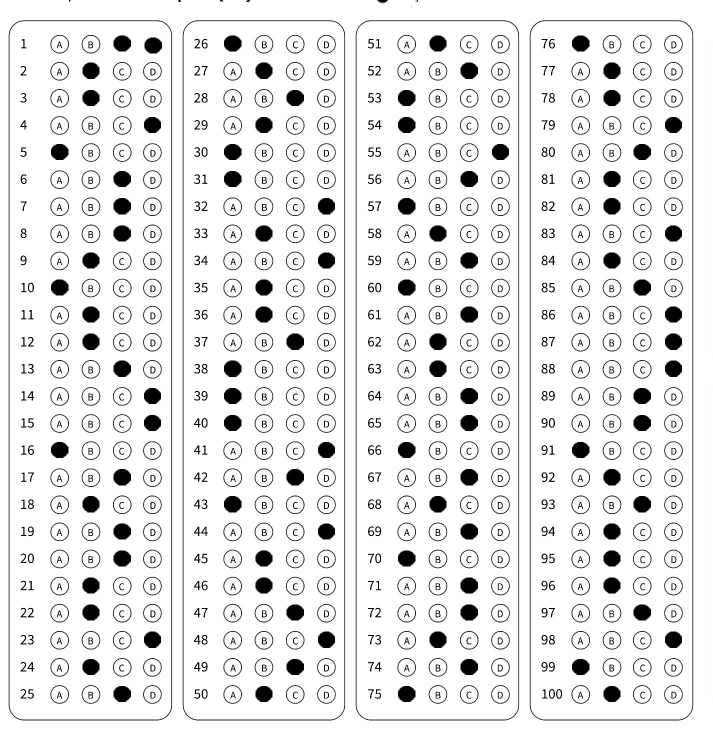
#> input picture Python OMR prototype1/test.jpg, 1426 x 1478 px, found by its file name (shown at 1/2 size)
$ python Imutils_Learning.py   (older library calls are emulated)
#> lines starting #> are read from the running program, lines starting #| are printed output that depends on the picture; after the words box and inside, x2 and y2 are one past the last pixel; in counts of white or black regions, pixels touching at a corner belong together
#imutlis learning
from scipy.spatial import distance as dist
from imutils import perspective
from imutils import contours
import numpy as np
import imutils
import cv2

def midpoint(ptA, ptB):
	return ((ptA[0] + ptB[0]) * 0.5, (ptA[1] + ptB[1]) * 0.5)

#IMAGE_PATH = r"C:\Users\pam-s\Desktop\NSHPAM\work\OMR 50k\Python OMR prototype1\measure1.jpeg"
IMAGE_PATH = r"C:\Users\pam-s\Desktop\NSHPAM\work\OMR 50k\Python OMR prototype1\test.jpg"
#IMAGE_PATH = r'C:\Users\pam-s\Desktop\NSHPAM\work\OMR 50k\Python OMR prototype1\5.png'

image = cv2.imread(IMAGE_PATH)
#> image is the input picture: shape (1478, 1426, 3); min 0, max 255, mean 231.1
image = cv2.resize(image,(700,700))
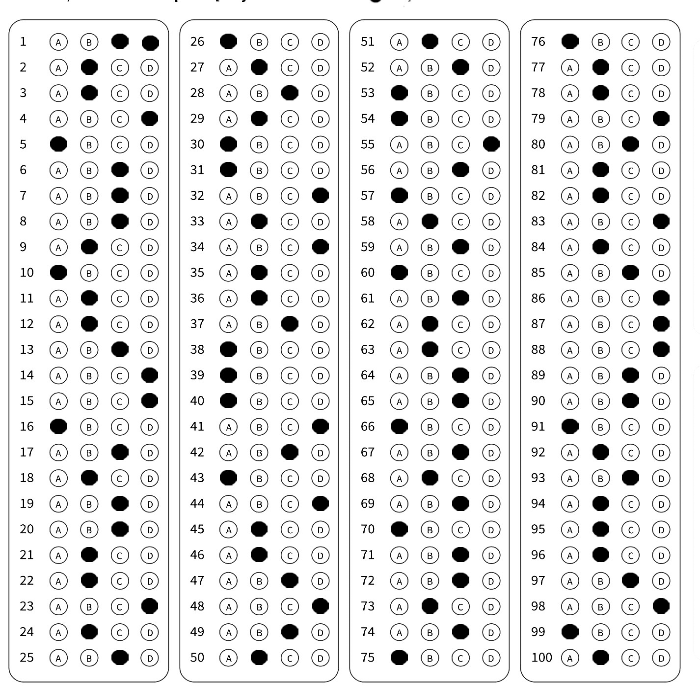
#> image: shape (700, 700, 3); min 0, max 255, mean 231
gray = cv2.cvtColor(image, cv2.COLOR_BGR2GRAY)
gray = cv2.GaussianBlur(gray, (7, 7), 0)
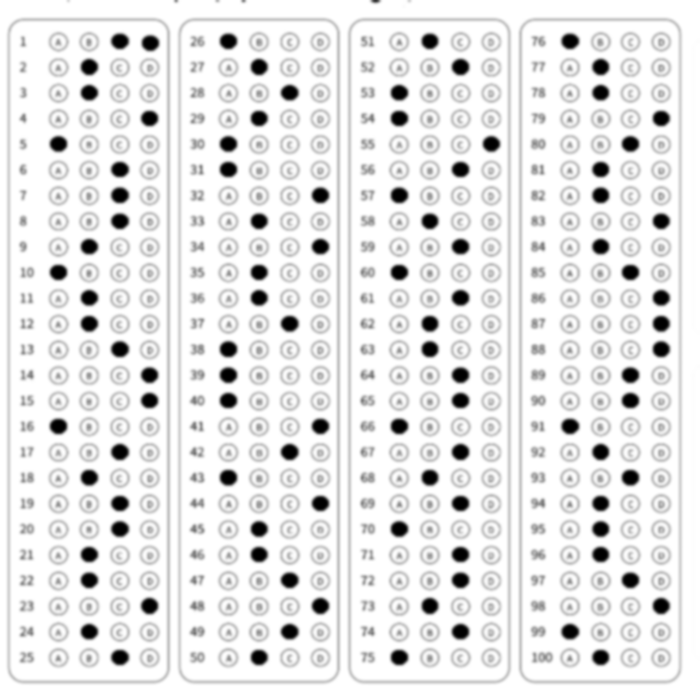
#> gray: shape (700, 700); min 0, max 255, mean 231

edged = cv2.Canny(gray, 50, 100)
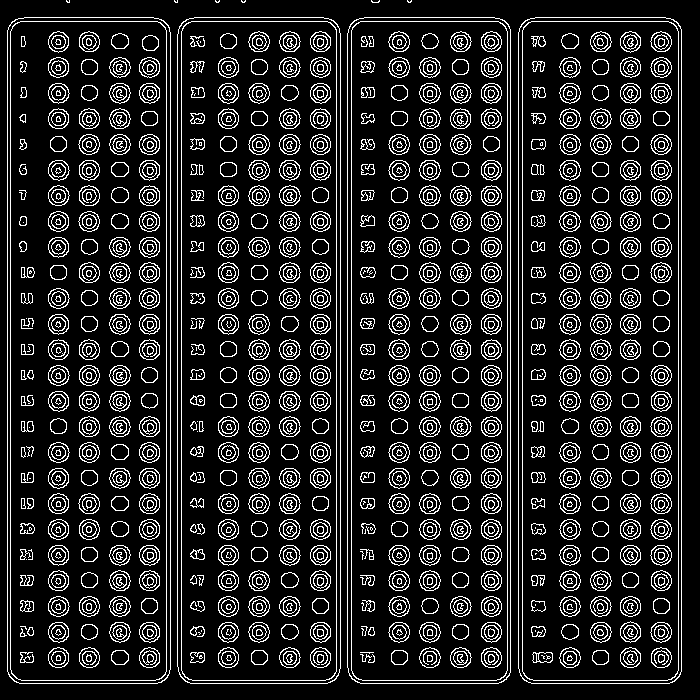
#> edged: shape (700, 700); 14.1% white in thin lines or dots
edged = cv2.dilate(edged, None, iterations=1) #has to be binary image(black and white only)
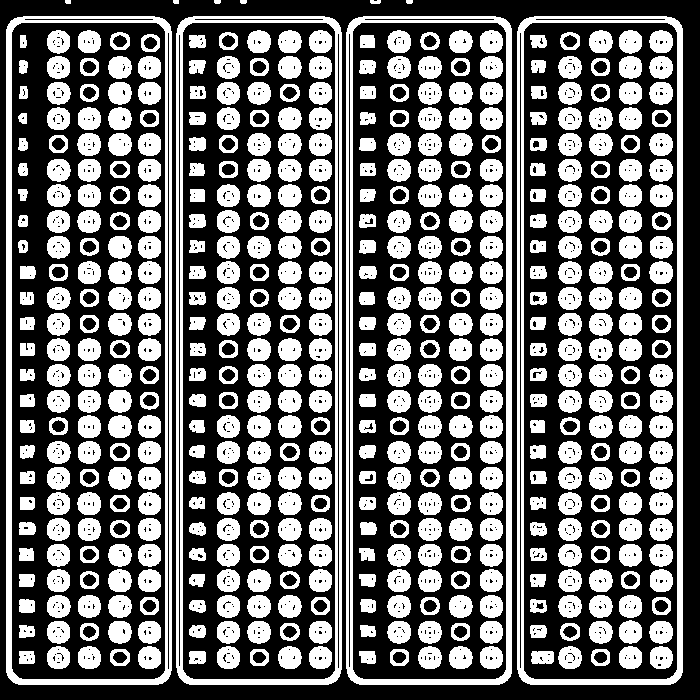
#> edged: shape (700, 700); 41.8% white; 510 white regions, largest, box (x1, y1, x2, y2) and area: (6, 16, 172, 685) 9809, (346, 16, 512, 685) 9808, (517, 16, 683, 685) 9805
edged = cv2.erode(edged, None, iterations=1)
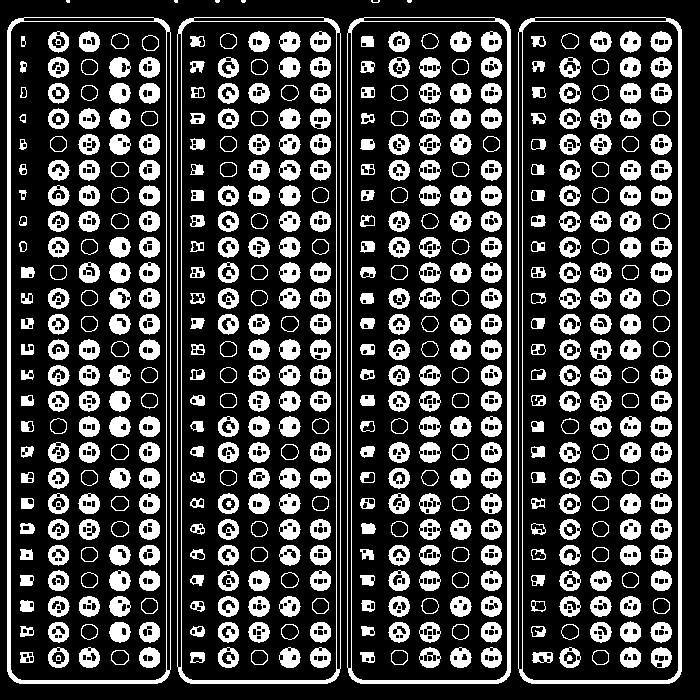
#> edged: shape (700, 700); 25% white; 514 white regions (8 under 20 px)

cnts = cv2.findContours(edged.copy(), cv2.RETR_EXTERNAL,cv2.CHAIN_APPROX_SIMPLE)
#> cnts = 10 contours, 6 with area under 20; largest, box (x1, y1, x2, y2) and area: (7, 17, 171, 684) 108326, (347, 17, 511, 684) 108325, (518, 17, 682, 684) 108324, (177, 17, 341, 684) 108290
cnts = imutils.grab_contours(cnts)#เอามาเฉพาะcnts

(cnts, _) = contours.sort_contours(cnts)
pixelsPerMetric = None #resolution
print('Contour found :',len(cnts[0])) #มีซ้ำ
#| Contour found : 48
for c in cnts:
	if cv2.contourArea(c) < 100:
		continue

	orig = image.copy()
	box = cv2.minAreaRect(c)#กำหนดพิกัดมา 4 พิกัดเพื่อให้รูปมันฟิต
	box = cv2.cv.BoxPoints(box) if imutils.is_cv2() else cv2.boxPoints(box)
	box = np.array(box, dtype="int")

	box = perspective.order_points(box)
	cv2.drawContours(orig, [box.astype("int")], -1, (0, 255, 64), 2)

	for (x, y) in box:
		cv2.circle(orig, (int(x), int(y)), 5, (0, 255, 64), -1)#จุดสี่มุม

	(tl, tr, br, bl) = box
	(tltrX, tltrY) = midpoint(tl, tr)
	(blbrX, blbrY) = midpoint(bl, br)

	(tlblX, tlblY) = midpoint(tl, bl)#topleft topright
	(trbrX, trbrY) = midpoint(tr, br)

	cv2.circle(orig, (int(tltrX), int(tltrY)), 0, (0, 255, 64), 0)#จุดแต่ละจุด
	cv2.circle(orig, (int(blbrX), int(blbrY)), 0, (0, 255, 64), 0)
	cv2.circle(orig, (int(tlblX), int(tlblY)), 0, (0, 255, 64), 0)
	cv2.circle(orig, (int(trbrX), int(trbrY)), 0, (0, 255, 64), 0)

	cv2.line(orig, (int(tltrX), int(tltrY)), (int(blbrX), int(blbrY)),
		(0, 0, 255), 1)#axis
	cv2.line(orig, (int(tlblX), int(tlblY)), (int(trbrX), int(trbrY)),
		(0, 0, 255), 1)

	dA = dist.euclidean((tltrX, tltrY), (blbrX, blbrY))#ความยาวระหว่างจุด
	dB = dist.euclidean((tlblX, tlblY), (trbrX, trbrY))

	if pixelsPerMetric is None:
		pixelsPerMetric = dB / 1.02362205#หน่วยinchเทียบกับmm

	dimA = dA / pixelsPerMetric#คำนวณจากรูปจริง ของสิ่งของในรูป
	dimB = dB / pixelsPerMetric

	cv2.putText(orig, "{:.2f}cm".format(dimA * 2.54),
		(int(tltrX - 15), int(tltrY - 10)), cv2.FONT_HERSHEY_SIMPLEX,
		0.65, (255, 255, 255), 2)
	cv2.putText(orig, "{:.2f}cm".format(dimB * 2.54),
		(int(trbrX + 10), int(trbrY)), cv2.FONT_HERSHEY_SIMPLEX,
		0.65, (255, 255, 255), 2)

	# show output
	cv2.imshow("Measuring_Size_Image", orig)
	cv2.waitKey(0)
#> this loop made 10 passes
#> (tl, tr, br, bl, tltrX, blbrX, blbrY, tlblX) on pass 1: ([7, 17], [170, 17], [170, 683], [7, 683], 88.5, 88.5, 683, 7)
#> (tl, tr, br, bl, tltrX, blbrX, blbrY, tlblX) on passes 4, 7, 10: ([177, 17], [340, 17], [340, 683], [177, 683], 258.5, 258.5, 683, 177), ([347, 17], [510, 17], [510, 683], [347, 683], 428.5, 428.5, 683, 347), ([517, 17], [680, 17], [680, 682], [517, 682], 598.5, 598.5, 682, 517)
#> pass 1, `cv2.imshow("Measuring_Size_Image", orig)`:
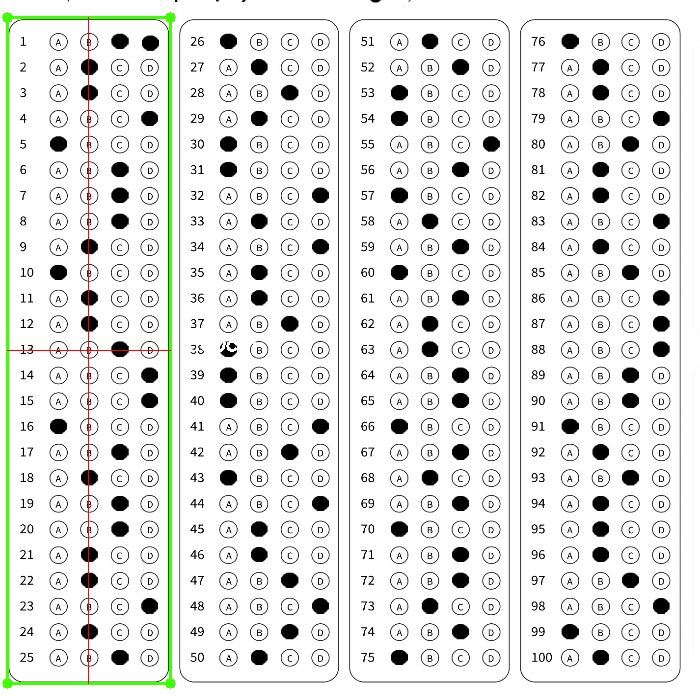
#> window 'Measuring_Size_Image': shape (700, 700, 3); mean B, G, R 228.3, 231, 229.4
#> after the loop, pixelsPerMetric = 159.2

print('finish')

$ run again, with Python OMR prototype1/describe.png saved as Python OMR prototype1/test.jpg
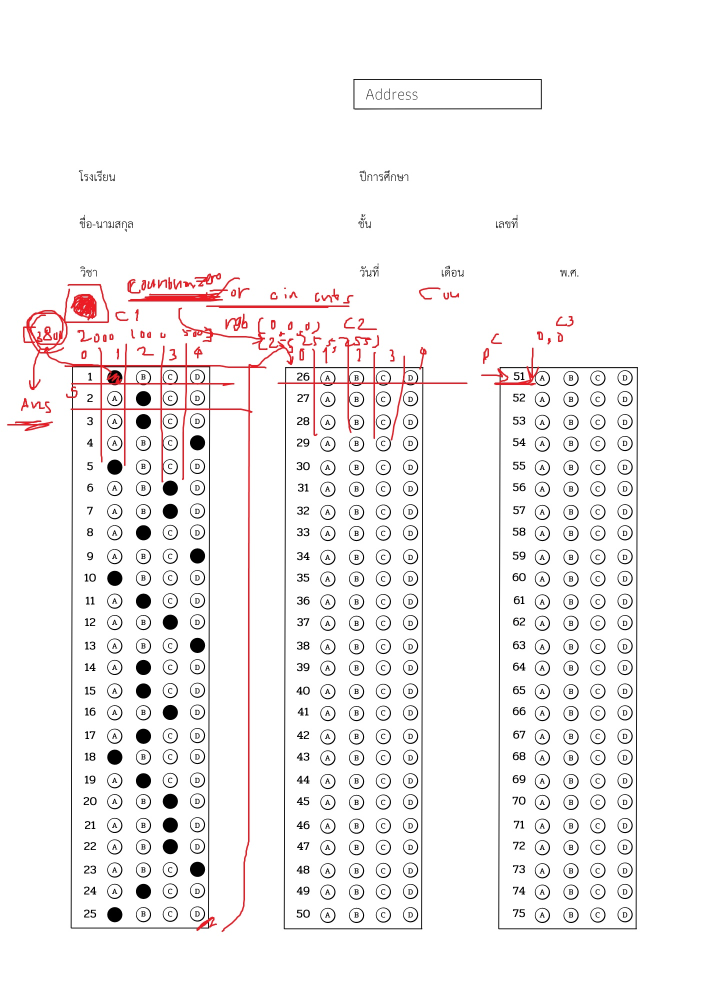
#> input picture Python OMR prototype1/describe.png, 1414 x 2000 px, found by its file name (shown at 1/2 size)
#> image is the input picture: shape (2000, 1414, 3); mean B, G, R 242.9, 242.8, 245.2
#> image: shape (700, 700, 3)
#> `edged = cv2.erode(edged, None, iterations=1)`:
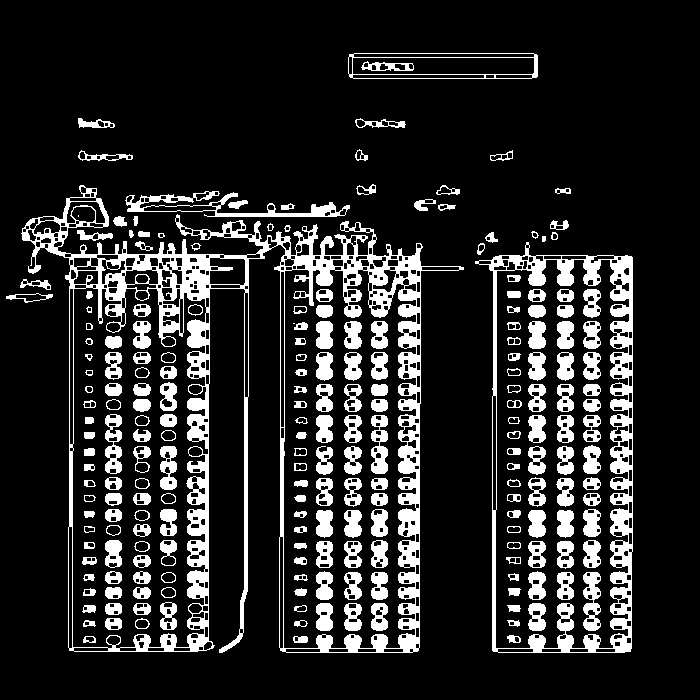
#> edged: shape (700, 700); 15.5% white; 220 white regions (2 under 20 px)
#> cnts = 34 contours, 1 with area under 20; largest, box (x1, y1, x2, y2) and area: (21, 185, 464, 653) 118978, (475, 242, 633, 653) 55418, (348, 53, 538, 79) 4698, (125, 191, 350, 217) 1773, (78, 150, 133, 161) 258
#| Contour found : 35
#> the loop `for c in cnts:` made 34 passes
#> (tl, tr, br, bl, tltrX, tltrY, blbrX, blbrY) on pass 1: ([5, 294], [51, 292], [52, 300], [6, 302], 28, 293, 29, 301)
#> pass 2, `cv2.imshow("Measuring_Size_Image", orig)`:
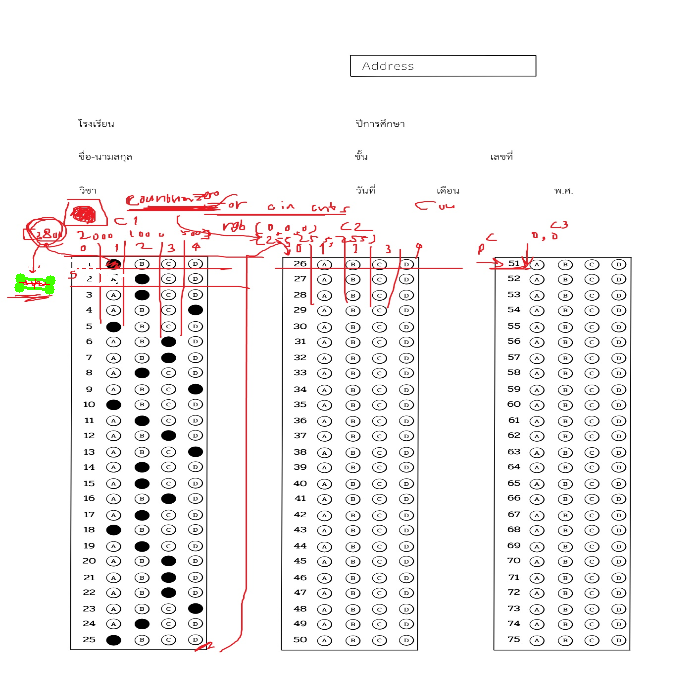
#> window 'Measuring_Size_Image': shape (700, 700, 3); mean B, G, R 242.7, 242.9, 245
#> after the loop `for c in cnts:`: pixelsPerMetric = 44.98
